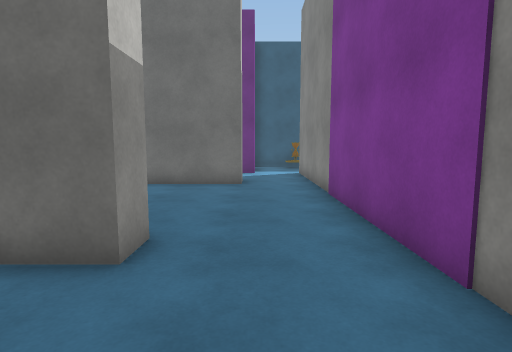
View 1 (above)

16 first-person views from a walk through a Unity game level. The camera is 1.4 m above the floor, tilts 6° down and sees 80° across. The floor is counted in squares, 1 m on a side. Each view is taken from the middle of a square. On the plan, view 1 faces up. The plan holds only what a view shows up to about 14 squares ahead; the rest is blank. The player character is not drawn. Surface patterns are stand-ins for the level's own textures.

View 2
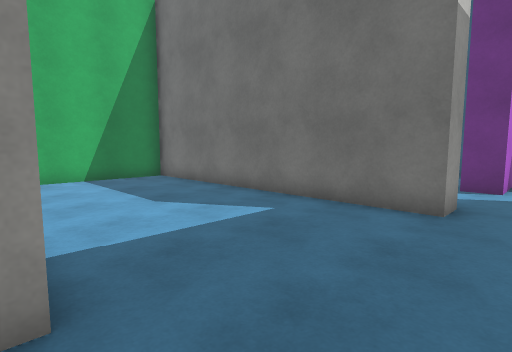

View 3
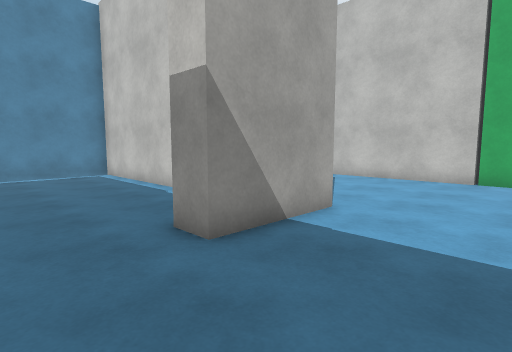

View 4
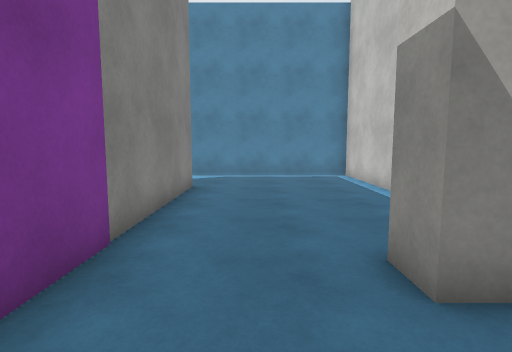

View 5
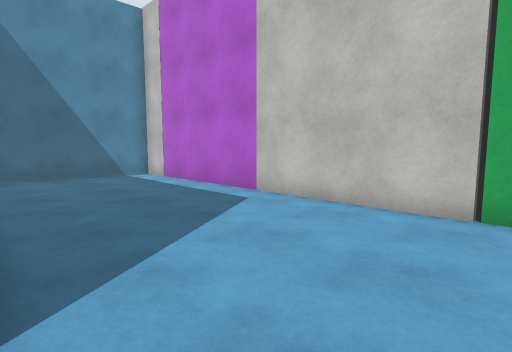

View 6
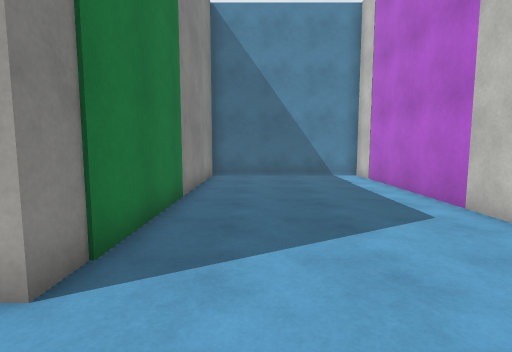

View 7
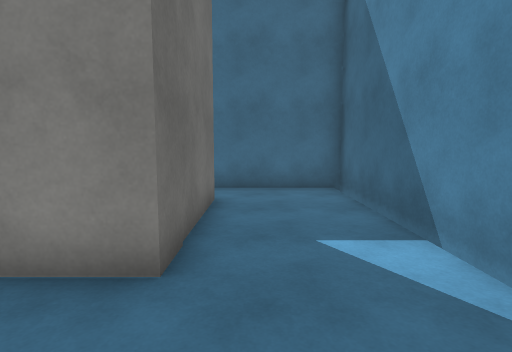

View 8
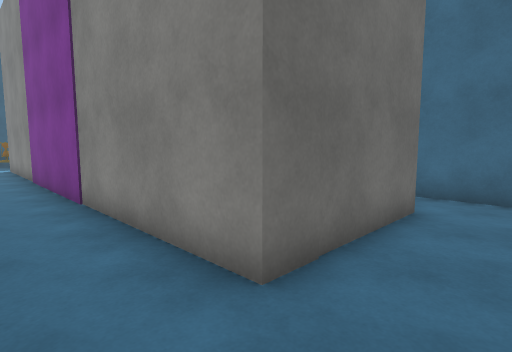

View 9
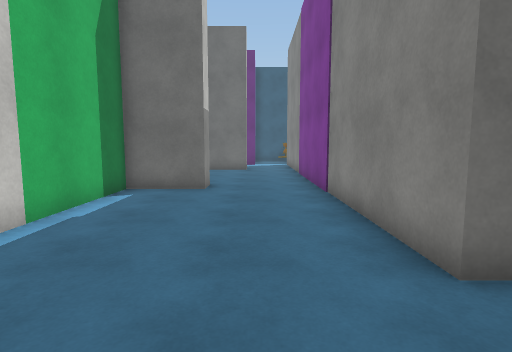

View 10
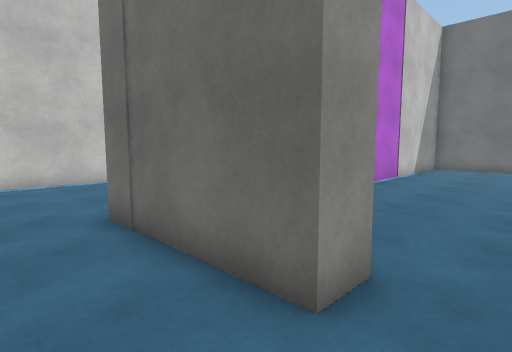

View 11
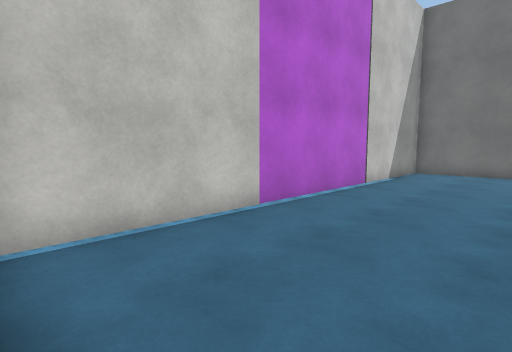

View 12
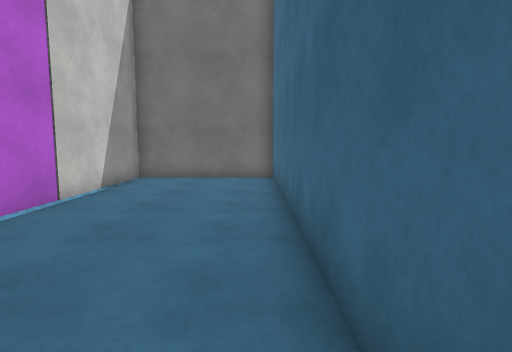

View 13
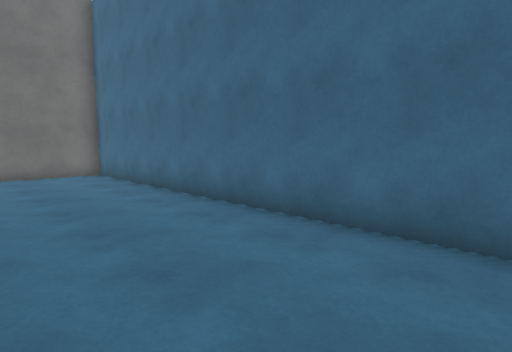

View 14
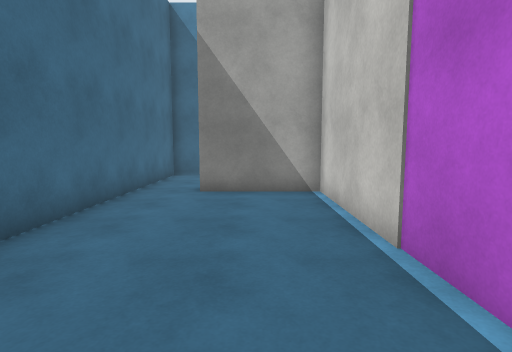

View 15
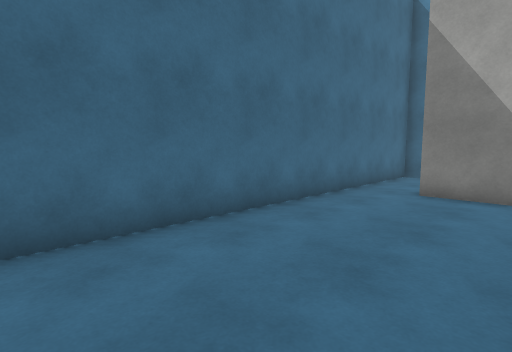

View 16
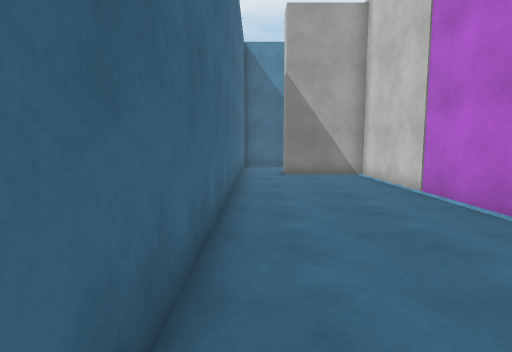

### Floor plan
Ten units are one square. View 1 is at (0, 0); x grows to the right and y downward. Boxes are objects, and circles mark ways between rooms. Rooms are numbered by the first view taken in them; rooms with no view inside come last. Other rooms are left out.
<svg viewBox="-121 -142 213 214">
<path fill="none" stroke="#000" d="M-5 -116 -5 -106 -116 -106 -116 67 -50 67 -50 -44 -16 -44 -16 -34 -40 -34 -40 67 87 67 87 15M67 19 67 29 21 29 21 -115M87 15 87 -137 31 -137 31 19 67 19"/>
<circle cx="80" cy="25" r="3" fill="#2a7"/>
<text x="-30" y="-20">1</text>
<text x="60" y="-60">2</text>
</svg>
Room 1 opens to room 2.

Where each view was taken, in squares from view 1:
view 1: 0 up, 0 right, facing up
view 2: 4 up, 1 right, facing up-left
view 3: 8 up, 1 right, facing down-left
view 4: 7 up, 0 right, facing down
view 5: 7 up, 5 left, facing down-left
view 6: 7 up, 7 left, facing down
view 7: 4 down, 1 left, facing right
view 8: 5 down, 0 right, facing up-right
view 9: 6 down, 0 right, facing up
view 10: 5 down, 8 right, facing up-left
view 11: 2 down, 8 right, facing up-left
view 12: 1 up, 8 right, facing up
view 13: 1 down, 4 right, facing up-right
view 14: 7 up, 5 right, facing down
view 15: 7 up, 4 right, facing down-right
view 16: 12 up, 8 right, facing down
